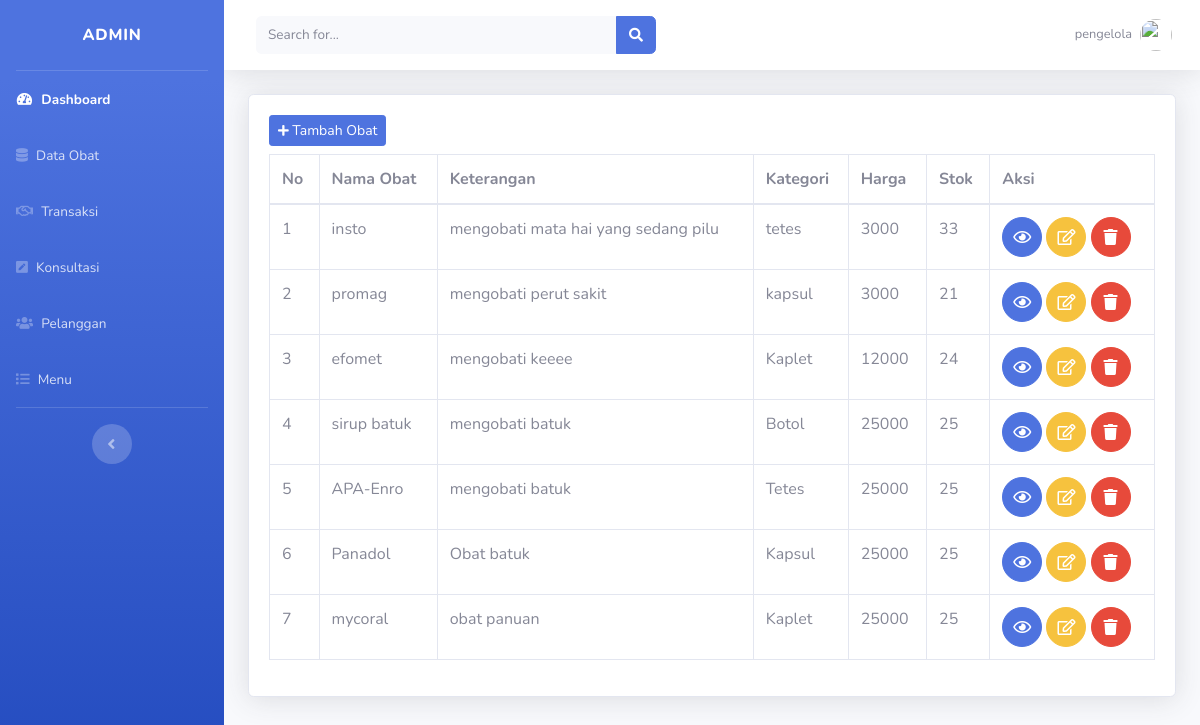
/index.php/admin/obat, run on the app's committed database.
### tables this page shows
CREATE TABLE `obat` (
  `idobat` int(11) NOT NULL,
  `namaobat` varchar(120) NOT NULL,
  `keterangan` text NOT NULL,
  `kategori` varchar(50) NOT NULL,
  `harga` int(11) NOT NULL,
  `stock` int(4) NOT NULL,
  `komposisi` varchar(50) NOT NULL,
  `indikasi` varchar(100) NOT NULL,
  `perhatian` varchar(100) NOT NULL,
  `gambar` text NOT NULL
);

### application/controllers/admin/Obat.php (called while the page is built, shortened)
<?php
class Obat extends CI_Controller
{
    public function __construct()
    {
        $this->load->model('Obat_model', 'obat');
    }
    public function index()
    {
        $data['obat'] = $this->Obat_model->tampildata()->result();
        $this->load->view('template/header');
        $this->load->view('template/sidebar');
        $this->load->view('admin/obat', $data);
        $this->load->view('template/footer');
    }
}

### index.php (called while the page is built, shortened)
<?php
require_once BASEPATH.'core/CodeIgniter.php';

### application/models/Obat_model.php (called while the page is built, shortened)
<?php
class Obat_model extends CI_Model
{
    public function tampildata()
    {
        return $this->db->get('obat');
    }
}

### application/views/admin/obat.php (the view)
<div class="container-fluid">
    <div class="card shadow mb-4">
        <div class="card-body">
            <a href="<?= base_url('admin/obat/tambah') ?>" class="btn btn-sm btn-primary mb-2"><i class="fas fa-plus fa-sm"></i> Tambah Obat</a>
            <div class="table-responsive">
                <table class="table table-bordered" id="dataTable" width="100%" cellspacing="0">
                    <thead>
                        <tr>
                            <th>No</th>
                            <th>Nama Obat</th>
                            <th>Keterangan</th>
                            <th>Kategori</th>
                            <th>Harga</th>
                            <th>Stok</th>
                            <th colspan="3">Aksi</th>
                        </tr>
                    </thead>
                    <tbody>
                        <?php $no = 1;
                        foreach ($obat as $obat) { ?>
                            <tr>
                                <td><?= $no++ ?></td>
                                <td><?= $obat->namaobat ?></td>
                                <td><?= $obat->keterangan ?></td>
                                <td><?= $obat->kategori ?></td>
                                <td><?= $obat->harga ?></td>
                                <td><?= $obat->stock ?></td>
                                <td>
                                    <a href="<?= base_url('admin/obat/detail/' . $obat->idobat) ?>" class="btn btn-primary btn-circle" title="Detail Obat"><i class="far fa-eye"></i></a>
                                    <a href="<?= base_url('admin/obat/edit/' . $obat->idobat) ?>" class="btn btn-warning btn-circle" title="Edit Obat"><i class="far fa-edit"></i></a>
                                    <a href="<?= base_url('admin/obat/hapus/' . $obat->idobat) ?>" class="btn btn-danger btn-circle" onclick="confirm('anda yakin akan menghapus ?')" title="Hapus Obat"><i class="fas fa-trash"></i></a>
                                </td>
                            </tr>
                        <?php }; ?>
                    </tbody>
                </table>
            </div>
        </div>
    </div>
</div>

### data on the page
obat: namaobat "insto", keterangan "mengobati mata hai yang sedang pilu", kategori "tetes", harga "3000", stock "33"
obat: namaobat "promag", keterangan "mengobati perut sakit", kategori "kapsul", harga "3000", stock "21"
obat: namaobat "efomet", keterangan "mengobati keeee", kategori "Kaplet", harga "12000", stock "24"
obat: namaobat "sirup batuk", keterangan "mengobati batuk", kategori "Botol", harga "25000", stock "25"
obat: namaobat "APA-Enro", keterangan "mengobati batuk", kategori "Tetes", harga "25000", stock "25"
obat: namaobat "Panadol", keterangan "Obat batuk", kategori "Kapsul", harga "25000", stock "25"
obat: namaobat "mycoral", keterangan "obat panuan", kategori "Kaplet", harga "25000", stock "25"
